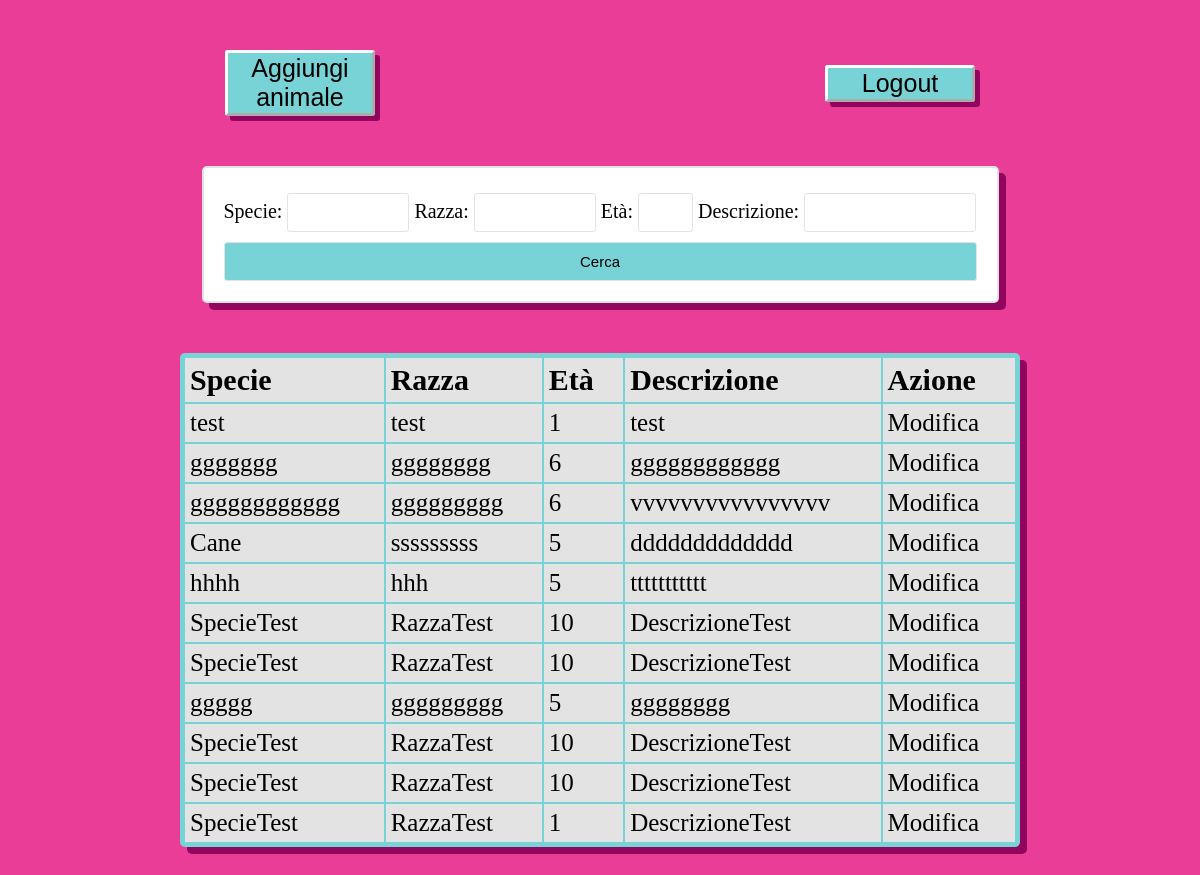
Before: /lista_animaliAmministratore/ with the older database file.
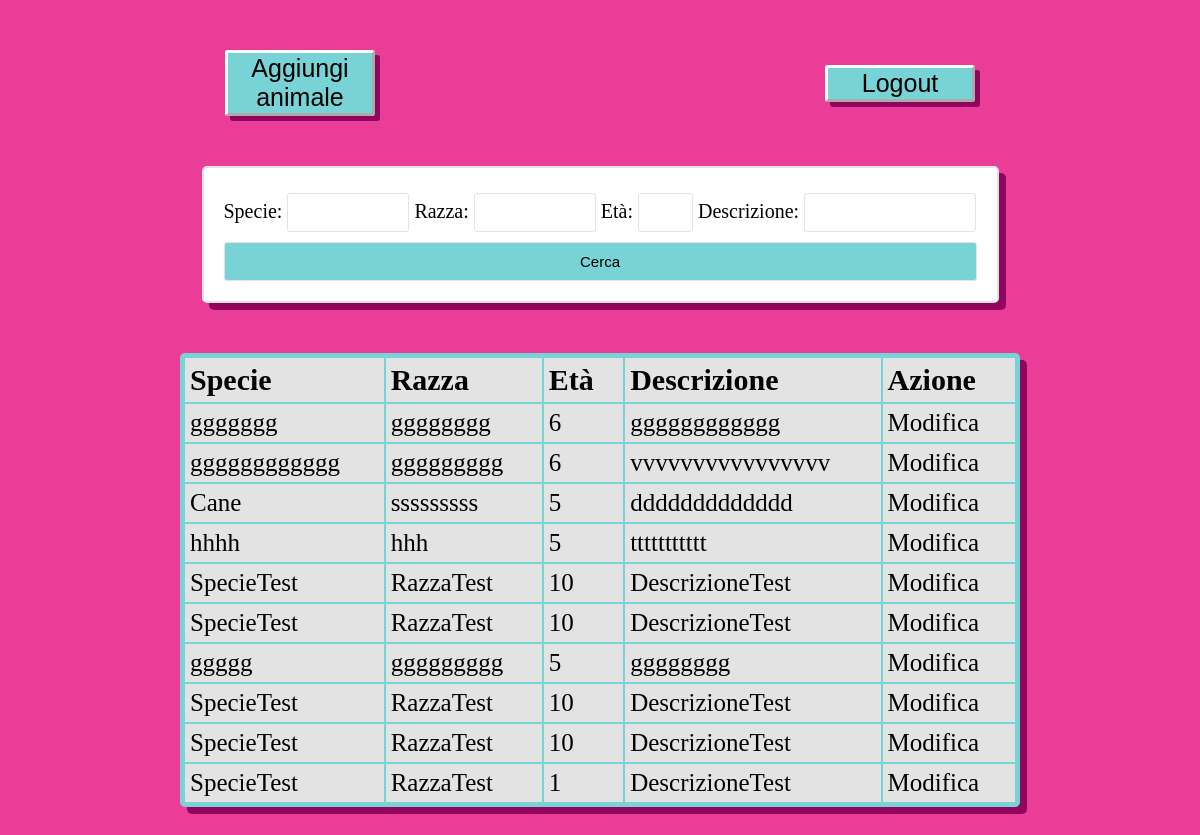
After: the same page with the newer database file.
### adozione/models.py (models this page shows, shortened)
class Animale(models.Model):
    ID_animale = models.AutoField(primary_key=True)
    specie = models.CharField(max_length=100)
    razza = models.CharField(max_length=50)
    età = models.IntegerField(default=0)
    descrizione = models.CharField(max_length=400)

### adozione/views.py (the view)
# urls.py: path('lista_animaliAmministratore/', views.lista_animaliAmministratore, name = 'lista_animaliAmministratore'),
def lista_animaliAmministratore(request):
    animali = Animale.objects.all()
    myFilter = AnimalFilter(request.GET, queryset=animali)
    animali = myFilter.qs
    context = {'animali': animali, 'myFilter': myFilter}
    return render(request, "lista_animaliAmministratore.html", context)

### adozione/templates/lista_animaliAmministratore.html (shortened to what this page needs)
{% load static %}
<!DOCTYPE html>
<html>
    <head>
        <link rel="stylesheet" type="text/css" href="{% static 'styles.css' %}">
    </head>
    <body>
        <div class="navbar">
            <a class="button_link" href="{% url 'aggiungiAnimale' %}">
                <button class="pulsante" >Aggiungi animale</button>
            </a>
            <a class="button_link" href="{% url 'logout' %}">
                <button class="pulsante" >Logout</button>
            </a>
        </div>
        <form id= "form_ricerca" method="get">
            {{myFilter.form}}
            <button class="btn btn-primary" type="submit"> Cerca </button>
        </form>
        <table>
            <thead>
                <th>Specie</th>
                <th>Razza</th>
                <th>Età</th>
                <th>Descrizione</th>
                <th>Azione</th>
            </thead>
            <tbody>
                {% for animal in animali %}
                <tr id={{animal.ID_animale}}>
                    <td>{{ animal.specie }}</td>
                    <td>{{ animal.razza }}</td>
                    <td>{{ animal.età }}</td>
                    <td>{{ animal.descrizione }}</td>
                    <td>
                        <a href="{% url 'modifica_animale' animal.ID_animale %}" class="pulsante pulsante_tabella">Modifica</a>
                    </td>
                    </tr>
                {% endfor %}
            </tbody>
        </table>
    </body>
</html>

Changed rows visible on the page:
removed Animale: specie "test", razza "test", età "1", descrizione "test"
